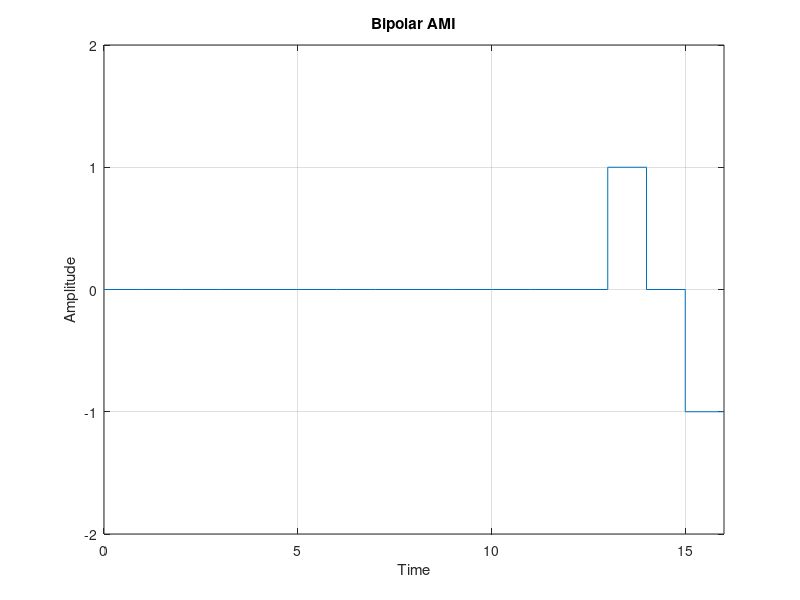

MATLAB code to generate this figure:
%Line Code Bipolar AMI
clc;
clear all;
k=input('Enter the last two digit of ID No: ');
b=dec2bin(k,16);
fprintf('Binary Number of those digit 16 bit long: ');
m = sprintf('%s',b)-'0';
fprintf('%d ',m);
n = length(m);
x = [];
y = [];
a=1;
for i=1:n
    x=[x i-1 i];
    if(m(i)== 1)
        y=[y a a];
        a=a*(-1);
    else
        y=[y 0 0];
    end
end

plot(x,y),axis([0,n,-2,2]);
title('Bipolar AMI');
xlabel('Time');
ylabel('Amplitude');
grid on;